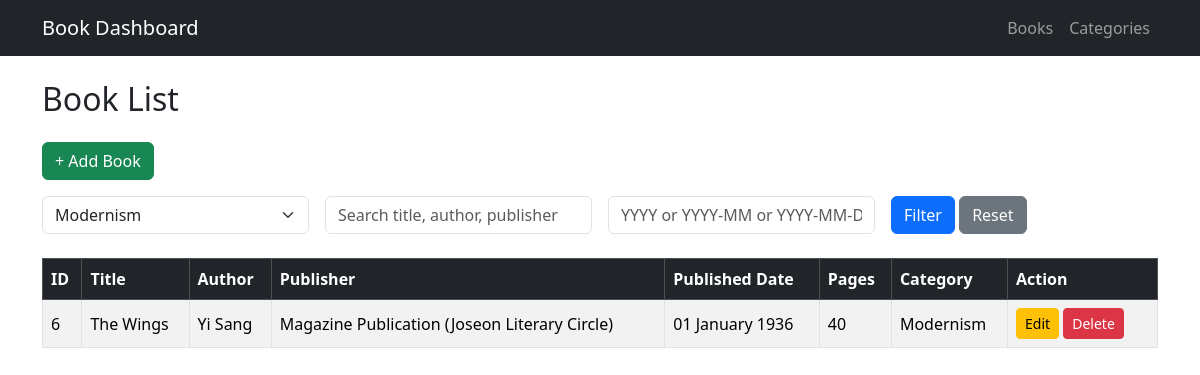
Page /index.php?cat=6 on the committed database.
### tables this page shows
CREATE TABLE `booktable` (
  `book_id` int(11) NOT NULL,
  `book_title` varchar(50) NOT NULL,
  `book_author` varchar(50) NOT NULL,
  `pub_date` date NOT NULL,
  `book_pub` varchar(50) NOT NULL,
  `book_pages` int(11) NOT NULL,
  `book_cat` int(11) NOT NULL
);

CREATE TABLE `category` (
  `cat_id` int(11) NOT NULL,
  `cat` varchar(50) NOT NULL
);

### index.php (the view, shortened to what this page needs)
<?php
require 'config.php';
$catFilter  = $_GET['cat'] ?? '';
$search     = $_GET['search'] ?? '';
$dateFilter = $_GET['pub_date'] ?? '';
$sql = "
    SELECT b.*, c.cat AS category_name
    FROM booktable b
    JOIN category c ON b.book_cat = c.cat_id
";
$conditions = [];
$params = [];
$types = "";
if (!empty($catFilter)) {
    $conditions[] = "b.book_cat = ?";
    $params[] = $catFilter;
    $types .= "i";
}
if (!empty($conditions)) {
    $sql .= " WHERE " . implode(" AND ", $conditions);
}
$sql .= " ORDER BY b.book_id ASC";
$stmt = $conn->prepare($sql);
if (!empty($params)) {
    $stmt->bind_param($types, ...$params);
}
$stmt->execute();
$result = $stmt->get_result();
?>
<!DOCTYPE html>
<html>
<head>
    <link href="https://cdn.jsdelivr.net/npm/bootstrap@5.3.2/dist/css/bootstrap.min.css" rel="stylesheet">
</head>
<body>
<?php include 'navbar.php'; ?>
<div class="container mt-4">
    <h2 class="mb-4">Book List</h2>
    <div class="mb-3">
    <a href="create.php" class="btn btn-success">
        + Add Book
    </a>
    </div>
    <form method="GET" class="row g-3 mb-4">
        <div class="col-md-3">
            <select name="cat" class="form-select">
                <?php
                $catQuery = $conn->query("SELECT * FROM category");
                while ($catRow = $catQuery->fetch_assoc()) {
                    $selected = ($catFilter == $catRow['cat_id']) ? 'selected' : '';
                    echo "<option value='{$catRow['cat_id']}' $selected>
                            {$catRow['cat']}
                          </option>";
                }
                ?>
            </select>
        </div>
        <div class="col-md-3">
            <input type="text"
                   name="search"
                   class="form-control"
                   placeholder="Search title, author, publisher"
                   value="<?= htmlspecialchars($search); ?>">
        </div>
        <div class="col-md-3">
            <input type="text"
             name="pub_date"
            class="form-control"
            placeholder="YYYY or YYYY-MM or YYYY-MM-DD"
            value="<?= htmlspecialchars($dateFilter); ?>">
        </div>
        <div class="col-md-3">
            <button type="submit" class="btn btn-primary">Filter</button>
            <a href="index.php" class="btn btn-secondary">Reset</a>
        </div>
    </form>
    <table class="table table-bordered table-striped table-hover align-middle">
        <thead class="table-dark">
            <tr>
                <th>ID</th>
                <th>Title</th>
                <th>Author</th>
                <th>Publisher</th>
                <th>Published Date</th>
                <th>Pages</th>
                <th>Category</th>
                <th width="150">Action</th>
            </tr>
        </thead>
        <tbody>
        <?php while ($row = $result->fetch_assoc()): ?>
            <tr>
                <td><?= $row['book_id']; ?></td>
                <td><?= htmlspecialchars($row['book_title']); ?></td>
                <td><?= htmlspecialchars($row['book_author']); ?></td>
                <td><?= htmlspecialchars($row['book_pub']); ?></td>
                <td><?= date("d F Y", strtotime($row['pub_date'])); ?></td>
                <td><?= $row['book_pages']; ?></td>
                <td><?= htmlspecialchars($row['category_name']); ?></td>
                <td>
                    <a href="edit.php?id=<?= $row['book_id']; ?>"
                       class="btn btn-sm btn-warning">Edit</a>
                    <a href="index.php?delete=<?= $row['book_id']; ?>"
                        class="btn btn-sm btn-danger"
                        onclick="return confirm('Delete this book?')">
                        Delete
                    </a>
                </td>
            </tr>
        <?php endwhile; ?>
        </tbody>
    </table>
</div>
</body>
</html>

### rows in the picture
booktable: book_id "6", book_title "The Wings", book_author "Yi Sang", book_pub "Magazine Publication (Joseon Literary Circle)", pub_date "01 January 1936", book_pages "40", book_cat.cat "Modernism"

### other values in the picture
form field cat "Modernism"
